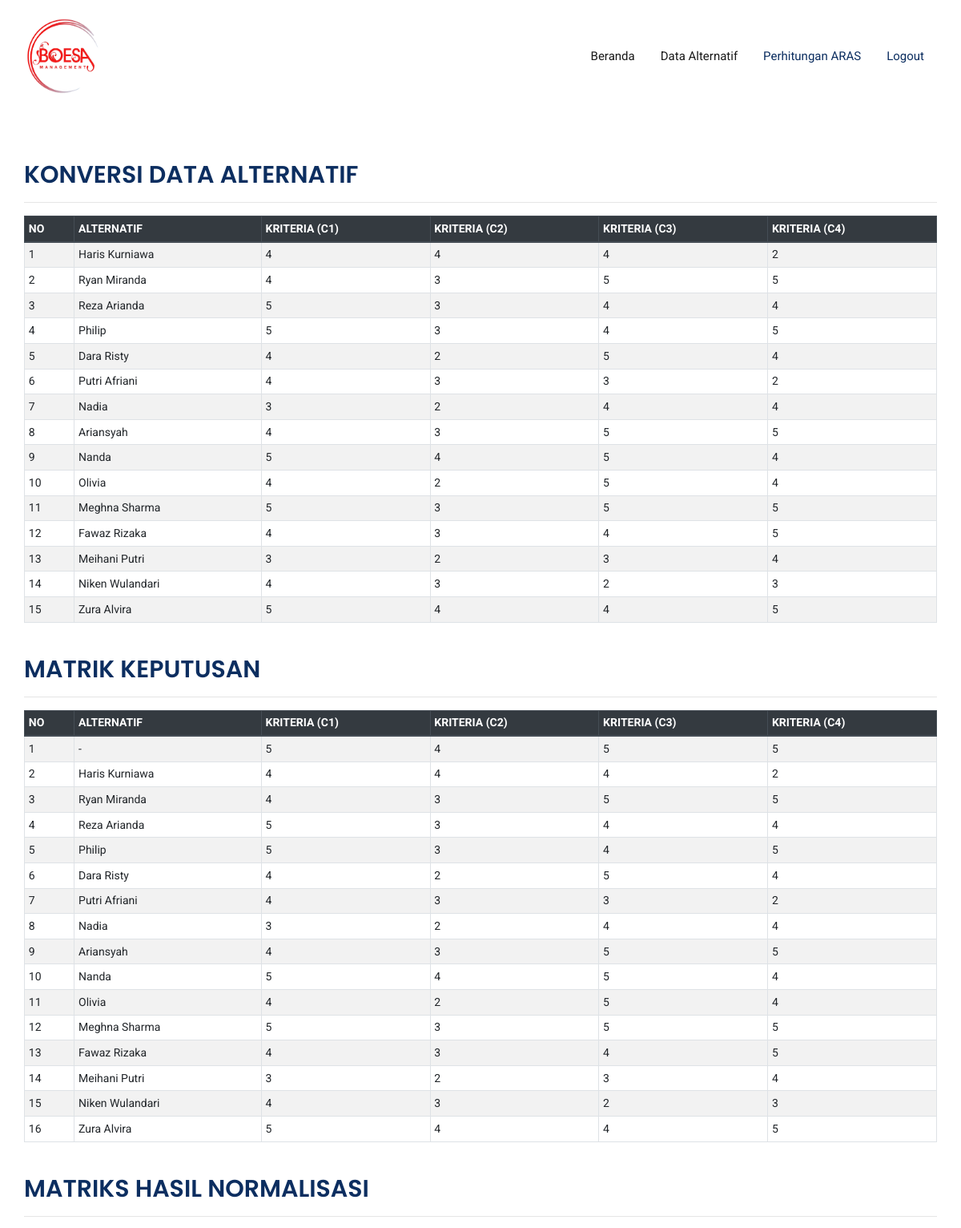
Screenshot of /skema_hitung/skema_hitung.php (signed in, upper part) with the database file from the repository.
### tables this page shows
CREATE TABLE `data_konversi` (
  `id` int(11) NOT NULL,
  `alternatif` varchar(50) NOT NULL,
  `tinggi_badan` int(10) NOT NULL,
  `berat_badan` int(5) NOT NULL,
  `berpenampilan_menarik` varchar(15) NOT NULL,
  `menguasai_panggung` varchar(15) NOT NULL
);

CREATE TABLE `data_matrik` (
  `id` int(10) NOT NULL,
  `alternatif` varchar(50) NOT NULL,
  `tinggi_badan` int(10) NOT NULL,
  `berat_badan` int(10) NOT NULL,
  `berpenampilan_menarik` int(15) NOT NULL,
  `menguasai_panggung` int(15) NOT NULL
);

### skema_hitung/skema_hitung.php (the view, shortened to what this page needs)
<?php
if(isset($_SESSION['username'])){
?>
<?php
include('../koneksi/koneksi.php');
?>
<!DOCTYPE html>
<html>
<head>
	<link rel="stylesheet" href="../bootstrap/css/bootstrap.min.css">
    <link rel="stylesheet" href="../css/bootstrap.min.css">
    <link rel="stylesheet" href="../css/animate.css">
    <link rel="stylesheet" href="../css/owl.carousel.min.css">
    <link rel="stylesheet" href="../css/themify-icons.css">
    <link rel="stylesheet" href="../css/flaticon.css">
    <link rel="stylesheet" href="../css/magnific-popup.css">
    <link rel="stylesheet" href="../css/slick.css">
    <link rel="stylesheet" href="../css/style.css">
</head>
<body>
    <header class="main_menu home_menu">
        <div class="container">
            <div class="row align-items-center">
                <div class="col-lg-12">
                    <nav class="navbar navbar-expand-lg navbar-light">
                        <a class="navbar-brand" href="../index.php"> <img src="../img/logo.png" alt="logo" width="100" height="100"> </a>
                        <div class="collapse navbar-collapse main-menu-item justify-content-end"
                            id="navbarSupportedContent">
                            <ul class="navbar-nav align-items-center">
                                <li class="nav-item active">
                                    <a class="nav-link" href="../index.php">Beranda</a>
                                </li>
								<li class="nav-item active">
									<a class="nav-link" href="../crud/tampil/tampil.php">Data Alternatif</a>
								</li>
								<li class="nav-item">
									<a class="nav-link" href="../hitung/hitung.php">Perhitungan ARAS</a>
								</li>
								<li class="nav-item">
									<a class="nav-link" href="../logout/logout.php">Logout</a>
								</li>
                            </ul>
                        </div>
                    </nav>
                </div>
            </div>
        </div>
    </header>
    <div class="container" style="margin-top:200px">
		<h2>KONVERSI DATA ALTERNATIF</h2>
		<hr>
        <table class="table table-striped table-hover table-sm table-bordered">
			<thead class="thead-dark">
				<tr>
					<th>NO</th>
        			<th>ALTERNATIF</th>
        			<th>KRITERIA (C1)</th>
        			<th>KRITERIA (C2)</th>
        			<th>KRITERIA (C3)</th>
        			<th>KRITERIA (C4)</th>
				</tr>
			</thead>
			<tbody>
				<?php
				$sql = mysqli_query($koneksi, "SELECT * FROM data_konversi") or die(mysqli_error($koneksi));
				if(mysqli_num_rows($sql) > 0){
					$no = 1;
					while($data = mysqli_fetch_assoc($sql)){
						echo '
						<tr>
							<td>'.$no.'</td>
							<td>'.$data['alternatif'].'</td>
							<td>'.$data['tinggi_badan'].'</td>
							<td>'.$data['berat_badan'].'</td>
							<td>'.$data['berpenampilan_menarik'].'</td>
							<td>'.$data['menguasai_panggung'].'</td>
						</tr>
						';
						$no++;
					}
				}else{
					echo '
					<tr>
						<td colspan="6">Tidak ada data.</td>
					</tr>
					';
				}
				?>
		</table>
	</div>
    <div class="container" style="margin-top:40px">
		<h2>MATRIK KEPUTUSAN</h2>
		<hr>
        <table class="table table-striped table-hover table-sm table-bordered">
			<thead class="thead-dark">
				<tr>
					<th>NO</th>
        			<th>ALTERNATIF</th>
        			<th>KRITERIA (C1)</th>
        			<th>KRITERIA (C2)</th>
        			<th>KRITERIA (C3)</th>
        			<th>KRITERIA (C4)</th>
				</tr>
			</thead>
			<tbody>
				<?php
				$sql = mysqli_query($koneksi, "SELECT * FROM data_matrik") or die(mysqli_error($koneksi));
				if(mysqli_num_rows($sql) > 0){
					$no = 1;
					while($data = mysqli_fetch_assoc($sql)){
						echo '
						<tr>
							<td>'.$no.'</td>
							<td>'.$data['alternatif'].'</td>
							<td>'.$data['tinggi_badan'].'</td>
							<td>'.$data['berat_badan'].'</td>
							<td>'.$data['berpenampilan_menarik'].'</td>
							<td>'.$data['menguasai_panggung'].'</td>
						</tr>
						';
						$no++;
					}
				}else{
					echo '
					<tr>
						<td colspan="6">Tidak ada data.</td>
					</tr>
					';
				}
				?>
		</table>
	</div>
    <div class="container" style="margin-top:40px">
		<h2>MATRIKS HASIL NORMALISASI</h2>
		<hr>
	</div>
</body>
</html>
<?php
}else{
echo "<script language=\"javascript\">alert(\"Silahkan Login Terlebih Dahulu\");document.location.href='../login/index.php';</script>";
}
?>

### rows the page displays
data_konversi: alternatif "Haris Kurniawa", tinggi_badan "4", berat_badan "4", berpenampilan_menarik "4", menguasai_panggung "2"
data_konversi: alternatif "Ryan Miranda", tinggi_badan "4", berat_badan "3", berpenampilan_menarik "5", menguasai_panggung "5"
data_konversi: alternatif "Reza Arianda", tinggi_badan "5", berat_badan "3", berpenampilan_menarik "4", menguasai_panggung "4"
data_konversi: alternatif "Philip", tinggi_badan "5", berat_badan "3", berpenampilan_menarik "4", menguasai_panggung "5"
data_konversi: alternatif "Dara Risty", tinggi_badan "4", berat_badan "2", berpenampilan_menarik "5", menguasai_panggung "4"
data_konversi: alternatif "Putri Afriani", tinggi_badan "4", berat_badan "3", berpenampilan_menarik "3", menguasai_panggung "2"
data_konversi: alternatif "Nadia", tinggi_badan "3", berat_badan "2", berpenampilan_menarik "4", menguasai_panggung "4"
data_konversi: alternatif "Ariansyah", tinggi_badan "4", berat_badan "3", berpenampilan_menarik "5", menguasai_panggung "5"
data_konversi: alternatif "Nanda", tinggi_badan "5", berat_badan "4", berpenampilan_menarik "5", menguasai_panggung "4"
data_konversi: alternatif "Olivia", tinggi_badan "4", berat_badan "2", berpenampilan_menarik "5", menguasai_panggung "4"
data_konversi: alternatif "Meghna Sharma", tinggi_badan "5", berat_badan "3", berpenampilan_menarik "5", menguasai_panggung "5"
data_konversi: alternatif "Fawaz Rizaka", tinggi_badan "4", berat_badan "3", berpenampilan_menarik "4", menguasai_panggung "5"
data_konversi: alternatif "Meihani Putri", tinggi_badan "3", berat_badan "2", berpenampilan_menarik "3", menguasai_panggung "4"
data_konversi: alternatif "Niken Wulandari", tinggi_badan "4", berat_badan "3", berpenampilan_menarik "2", menguasai_panggung "3"
data_konversi: alternatif "Zura Alvira", tinggi_badan "5", berat_badan "4", berpenampilan_menarik "4", menguasai_panggung "5"
data_matrik: alternatif "-", tinggi_badan "5", berat_badan "4", berpenampilan_menarik "5", menguasai_panggung "5"
data_matrik: alternatif "Haris Kurniawa", tinggi_badan "4", berat_badan "4", berpenampilan_menarik "4", menguasai_panggung "2"
data_matrik: alternatif "Ryan Miranda", tinggi_badan "4", berat_badan "3", berpenampilan_menarik "5", menguasai_panggung "5"
data_matrik: alternatif "Reza Arianda", tinggi_badan "5", berat_badan "3", berpenampilan_menarik "4", menguasai_panggung "4"
data_matrik: alternatif "Philip", tinggi_badan "5", berat_badan "3", berpenampilan_menarik "4", menguasai_panggung "5"
data_matrik: alternatif "Dara Risty", tinggi_badan "4", berat_badan "2", berpenampilan_menarik "5", menguasai_panggung "4"
data_matrik: alternatif "Putri Afriani", tinggi_badan "4", berat_badan "3", berpenampilan_menarik "3", menguasai_panggung "2"
data_matrik: alternatif "Nadia", tinggi_badan "3", berat_badan "2", berpenampilan_menarik "4", menguasai_panggung "4"
data_matrik: alternatif "Ariansyah", tinggi_badan "4", berat_badan "3", berpenampilan_menarik "5", menguasai_panggung "5"
data_matrik: alternatif "Nanda", tinggi_badan "5", berat_badan "4", berpenampilan_menarik "5", menguasai_panggung "4"
data_matrik: alternatif "Olivia", tinggi_badan "4", berat_badan "2", berpenampilan_menarik "5", menguasai_panggung "4"
data_matrik: alternatif "Meghna Sharma", tinggi_badan "5", berat_badan "3", berpenampilan_menarik "5", menguasai_panggung "5"
data_matrik: alternatif "Fawaz Rizaka", tinggi_badan "4", berat_badan "3", berpenampilan_menarik "4", menguasai_panggung "5"
data_matrik: alternatif "Meihani Putri", tinggi_badan "3", berat_badan "2", berpenampilan_menarik "3", menguasai_panggung "4"
data_matrik: alternatif "Niken Wulandari", tinggi_badan "4", berat_badan "3", berpenampilan_menarik "2", menguasai_panggung "3"
data_matrik: alternatif "Zura Alvira", tinggi_badan "5", berat_badan "4", berpenampilan_menarik "4", menguasai_panggung "5"
